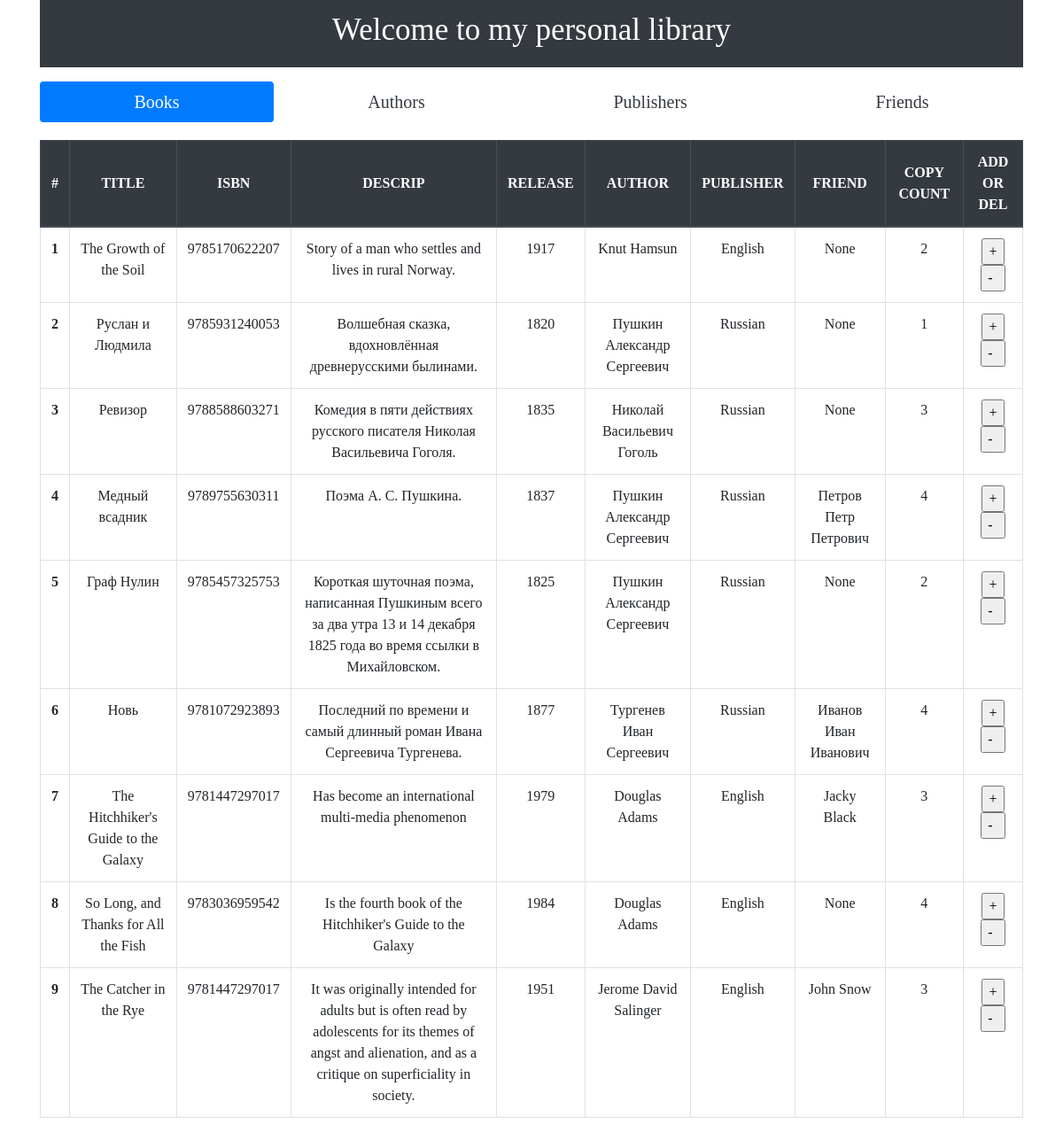
The page / on the database its author committed.
### p_library/models.py (models this page shows)
class Book(models.Model):
    ISBN = models.CharField(max_length=13)
    title = models.TextField()
    description = models.TextField()
    year_release = models.SmallIntegerField()
    copy_count = models.SmallIntegerField(default=1)
    price = models.DecimalField(default=0, max_digits=8, decimal_places=2)
    author = models.ForeignKey(Author, on_delete=models.CASCADE, related_name='authors')
    publisher = models.ForeignKey(Publisher, on_delete=models.SET_NULL, null=True, blank=True, related_name='publishers')
    friend = models.ForeignKey(Friend, on_delete=models.SET_NULL, null=True, blank=True, related_name='friends')
    book_img = models.ImageField(blank=True, null=True, upload_to='books_img')
    def __str__(self):
        return self.title

class Author(models.Model):
    full_name = models.TextField()
    birth_year = models.SmallIntegerField()
    country = models.CharField(max_length=2)
    def __str__(self):
        return self.full_name

class Publisher(models.Model):
    name = models.TextField()
    address = models.TextField()
    email = models.EmailField()
    def __str__(self):
        return self.name

class Friend(models.Model):
    full_name = models.TextField()
    phone = models.CharField(max_length=20)
    email = models.EmailField()
    def __str__(self):
        return self.full_name

### p_library/views.py (the view)
# urls.py: path('', views.index),
def index(request):
    template = loader.get_template('index.html')
    books = Book.objects.all()
    lib_data = {
        'title': 'Welcome to my personal library',
        'books': books,
    }
    return HttpResponse(template.render(lib_data, request))

### p_library/templates/index.html (shortened to what this page needs)
{% extends 'base.html' %}
{% block navigate %}
<ul class="nav nav-pills nav-fill">
    <li class="nav-item">
        <a class="nav-link active" href="/">Books</a>
    </li>
    <li class="nav-item">
        <a class="nav-link text-dark" href="/author/">Authors</a>
    </li>
    <li class="nav-item">
        <a class="nav-link text-dark" href="/publishers/">Publishers</a>
    </li>
    <li class="nav-item">
        <a class="nav-link text-dark" href="/friend/">Friends</a>
    </li>
</ul>
{% endblock %}
{% block content %}
<table class="table table-hover table-bordered text-center" style="margin-top: 20px;">
    <thead class="thead-dark">
        <tr>
            <th scope="col" style="vertical-align: middle">#</th>
            <th scope="col" style="vertical-align: middle">TITLE</th>
            <th scope="col" style="vertical-align: middle">ISBN</th>
            <th scope="col" style="vertical-align: middle">DESCRIP</th>
            <th scope="col" style="vertical-align: middle">RELEASE</th>
            <th scope="col" style="vertical-align: middle">AUTHOR</th>
            <th scope="col" style="vertical-align: middle">PUBLISHER</th>
            <th scope="col" style="vertical-align: middle">FRIEND</th>
            <th scope="col" style="vertical-align: middle">COPY COUNT</th>
            <th scope="col" style="vertical-align: middle">ADD OR DEL</th>
        </tr>
    </thead>
    <tbody>
        {% for book in books %}
            <tr>
                <th scope="row">{{ forloop.counter }}</th>
                <td>{{ book }}</td>
                <td>{{ book.ISBN }}</td>
                <td>{{ book.description }}</td>
                <td>{{ book.year_release }}</td>
                <td>{{ book.author }}</td>
                <td>{{ book.publisher }}</td>
                <td>{{ book.friend }}</td>
                <td>{{ book.copy_count }}</td>
                <td>
                    <form action="/index/book_increment/" method="post" enctype="multipart/form-data">
                        <input type="submit" value="+">
                    </form>
                    <form action="/index/book_decrement/" method="post" enctype="multipart/form-data">
                        <input style="padding-right: 12px;" type="submit" value="-">
                    </form>
                </td>
            </tr>
        {% endfor %}
    </tbody>
</table>
{% endblock %}

### static/p_library/style.css (style rules this page uses)
body { font-family: 'Times New Roman', Times, serif; }
.nav-link { font-size: 20px; }

### rows shown on the page
Book: title "The Growth of the Soil", ISBN "9785170622207", description "Story of a man who settles and lives in rural Norway.", year_release "1917", author "Knut Hamsun", publisher "English", friend "None", copy_count "2"
Book: title "Руслан и Людмила", ISBN "9785931240053", description "Волшебная сказка, вдохновлённая древнерусскими былинами.", year_release "1820", author "Пушкин Александр Сергеевич", publisher "Russian", friend "None", copy_count "1"
Book: title "Ревизор", ISBN "9788588603271", description "Комедия в пяти действиях русского писателя Николая Васильевича Гоголя.", year_release "1835", author "Николай Васильевич Гоголь", publisher "Russian", friend "None", copy_count "3"
Book: title "Медный всадник", ISBN "9789755630311", description "Поэма А. С. Пушкина.", year_release "1837", author "Пушкин Александр Сергеевич", publisher "Russian", friend "Петров Петр Петрович", copy_count "4"
Book: title "Граф Нулин", ISBN "9785457325753", description "Короткая шуточная поэма, написанная Пушкиным всего за два утра 13 и 14 декабря 1825 года во время ссылки в Михайловском.", year_release "1825", author "Пушкин Александр Сергеевич", publisher "Russian", friend "None", copy_count "2"
Book: title "Новь", ISBN "9781072923893", description "Последний по времени и самый длинный роман Ивана Сергеевича Тургенева.", year_release "1877", author "Тургенев Иван Сергеевич", publisher "Russian", friend "Иванов Иван Иванович", copy_count "4"
Book: title "The Hitchhiker's Guide to the Galaxy", ISBN "9781447297017", description "Has become an international multi-media phenomenon", year_release "1979", author "Douglas Adams", publisher "English", friend "Jacky Black", copy_count "3"
Book: title "So Long, and Thanks for All the Fish", ISBN "9783036959542", description "Is the fourth book of the Hitchhiker's Guide to the Galaxy", year_release "1984", author "Douglas Adams", publisher "English", friend "None", copy_count "4"
Book: title "The Catcher in the Rye", ISBN "9781447297017", description "It was originally intended for adults but is often read by adolescents for its themes of angst and alienation, and as a critique on superficiality in society.", year_release "1951", author "Jerome David Salinger", publisher "English", friend "John Snow", copy_count "3"
